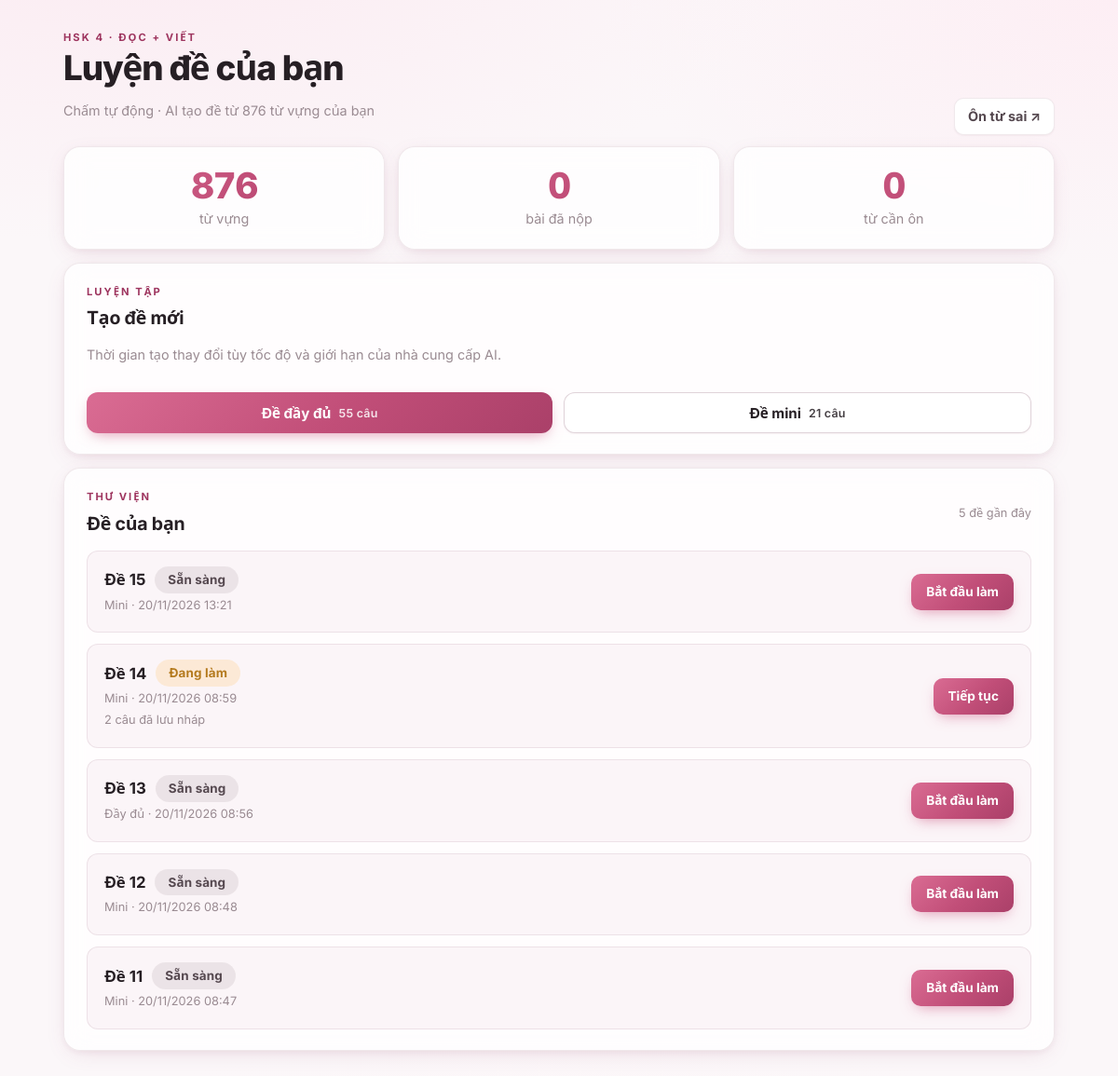
The page / on the database its author committed.
### app/models.py (models this page shows)
class Exam(SQLModel, table=True):
    __tablename__ = "exams"
    id: int | None = Field(default=None, primary_key=True)
    mode: str  # 'full' | 'mini'
    model: str
    created_at: datetime = Field(default_factory=lambda: datetime.now(timezone.utc))
    status: str = "ready"  # 'ready' | 'failed'

### app/main.py (the view)
@app.get("/")
def index(request: Request, session: Session = Depends(get_session)):
    n_words = len(session.exec(select(models.Word)).all())
    attempts = session.exec(
        select(models.Attempt).where(models.Attempt.submitted_at.is_not(None))
        .order_by(models.Attempt.id.desc()).limit(10)
    ).all()
    exams = session.exec(
        select(models.Exam).where(models.Exam.status != "failed")
        .order_by(models.Exam.id.desc()).limit(30)
    ).all()
    exam_rows = []
    for exam in exams:
        latest_attempt = session.exec(
            select(models.Attempt).where(models.Attempt.exam_id == exam.id)
            .order_by(models.Attempt.id.desc())
        ).first()
        draft_count = 0
        if latest_attempt and latest_attempt.submitted_at is None:
            draft_count = len(session.exec(
                select(models.DraftAnswer).where(
                    models.DraftAnswer.attempt_id == latest_attempt.id)
            ).all())
        exam_rows.append({
            "exam": exam,
            "attempt": latest_attempt,
            "draft_count": draft_count,
            "label_no": exam.id,
        })
    n_wrong = len(review_items(session, limit=10000))
    return templates.TemplateResponse(
        request, "index.html",
        {"n_words": n_words, "n_attempts": len(attempts),
         "n_wrong": n_wrong, "history": attempts, "exams": exam_rows,
         "pass_total": PASS_TOTAL},
    )

### app/templates/index.html (shortened to what this page needs)
<!doctype html>
<html lang="vi">
<head>
<link rel="stylesheet" href="/static/style.css">
</head>
<body>
<main class="page">
  <header class="home-head">
    <div>
      <p class="eyebrow">HSK 4 · ĐỌC + VIẾT</p>
      <h1>Luyện đề của bạn</h1>
      <p class="muted">Chấm tự động · AI tạo đề từ {{ n_words }} từ vựng của bạn</p>
    </div>
    <a class="quiet-link" href="/review">Ôn từ sai <span aria-hidden="true">↗</span></a>
  </header>
  <div class="stat-grid">
    <div class="stat"><div class="n">{{ n_words }}</div><div class="muted">từ vựng</div></div>
    <div class="stat"><div class="n">{{ n_attempts }}</div><div class="muted">bài đã nộp</div></div>
    <div class="stat"><div class="n">{{ n_wrong }}</div><div class="muted">từ cần ôn</div></div>
  </div>
  <section class="card create-card">
    <div class="section-heading">
      <div>
        <p class="eyebrow">LUYỆN TẬP</p>
        <h2>Tạo đề mới</h2>
        <p class="muted">Thời gian tạo thay đổi tùy tốc độ và giới hạn của nhà cung cấp AI.</p>
      </div>
    </div>
    <div class="form-actions">
      <form method="post" action="/exams" class="generation-form">
        <button type="submit" class="btn"><span>Đề đầy đủ</span><small>55 câu</small></button>
      </form>
      <form method="post" action="/exams" class="generation-form">
        <button type="submit" class="btn ghost"><span>Đề mini</span><small>21 câu</small></button>
      </form>
    </div>
  </section>
  {% if exams %}
  <section class="card">
    <div class="section-heading">
      <div><p class="eyebrow">THƯ VIỆN</p><h2>Đề của bạn</h2></div>
      <span class="muted small">{{ exams|length }} đề gần đây</span>
    </div>
    <div class="exam-list">
      {% for row in exams %}
      {% set e = row.exam %}
      <article class="exam-row">
        <div class="exam-row-main">
          <div class="exam-title-line">
            <h3>Đề {{ row.label_no }}</h3>
            <span class="badge status-{{ e.status }}">
              {% if e.status == "ready" %}Sẵn sàng
              {% elif e.status == "in_progress" %}Đang làm
              {% elif e.status == "done" %}Đã hoàn thành
              {% else %}Sinh lỗi{% endif %}
            </span>
          </div>
          <p class="muted small">{{ "Đầy đủ" if e.mode == "full" else "Mini" }} · {{ e.created_at.strftime("%d/%m/%Y %H:%M") }}</p>
          {% if e.status == "in_progress" and row.draft_count %}<p class="muted small">{{ row.draft_count }} câu đã lưu nháp</p>{% endif %}
        </div>
        <div class="exam-row-actions">
          {% if e.status in ["ready", "in_progress"] %}
          <a class="btn small-action" href="/exams/{{ e.id }}">{{ "Bắt đầu làm" if e.status == "ready" else "Tiếp tục" }}</a>
          {% elif e.status == "done" and row.attempt and row.attempt.submitted_at %}
          <a class="btn small-action" href="/attempts/{{ row.attempt.id }}">Xem kết quả</a>
          <a class="btn ghost small-action" href="/exams/{{ e.id }}?retake=1">Làm lại</a>
          {% endif %}
        </div>
      </article>
      {% endfor %}
    </div>
  </section>
  {% endif %}
</main>
</body>
</html>

### rows shown on the page
Exam: mode "Mini", created_at "20/11/2026 13:21", status "Bắt đầu làm"
Exam: mode "Mini", created_at "20/11/2026 08:59", status "Tiếp tục"
Exam: mode "Đầy đủ", created_at "20/11/2026 08:56", status "Bắt đầu làm"
Exam: mode "Mini", created_at "20/11/2026 08:48", status "Bắt đầu làm"
Exam: mode "Mini", created_at "20/11/2026 08:47", status "Bắt đầu làm"

### other values the page prints
{{ n_words }} "876"
{{ exams|length }} "5"
{{ row.label_no }} "15" "14" "13" "12" "11"
{{ row.draft_count }} "2"
